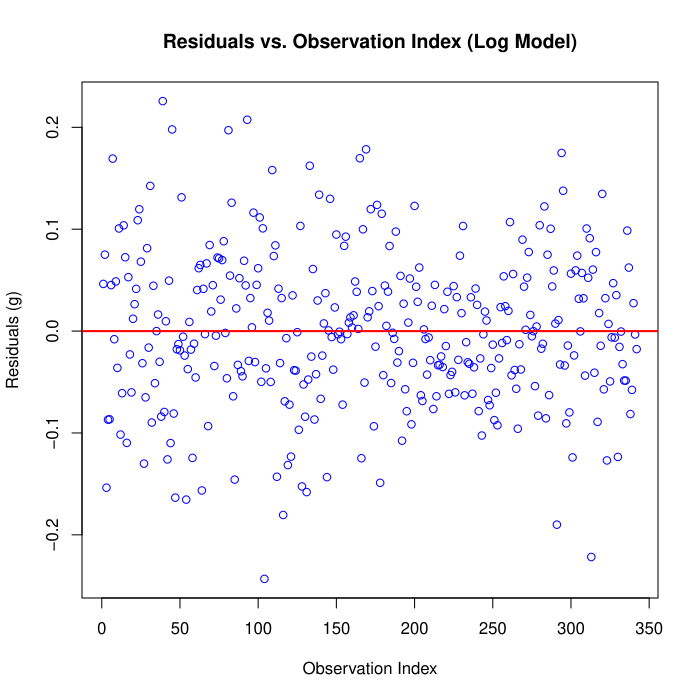

R code for this plot:
data <- read.csv("../penguins_cleaned.csv")

data$Is_Gentoo <- ifelse(data$Species == "Gentoo penguin (Pygoscelis papua)", 1, 0)
data$Is_Chinstrap <- ifelse(data$Species == "Chinstrap penguin (Pygoscelis antarctica)", 1, 0)

model_log <- lm(log(Body_Mass) ~ log(Flipper_Length)
                + log(Culmen_Length)
                + log(Culmen_Depth)
                + Is_Gentoo
                + Is_Chinstrap, data=data)

res_log <- resid(model_log)

plot(res_log,
     main = "Residuals vs. Observation Index (Log Model)",
     xlab = "Observation Index",
     ylab = "Residuals (g)",
     col = "blue")

abline(h = 0, col = "red", lwd = 2)
